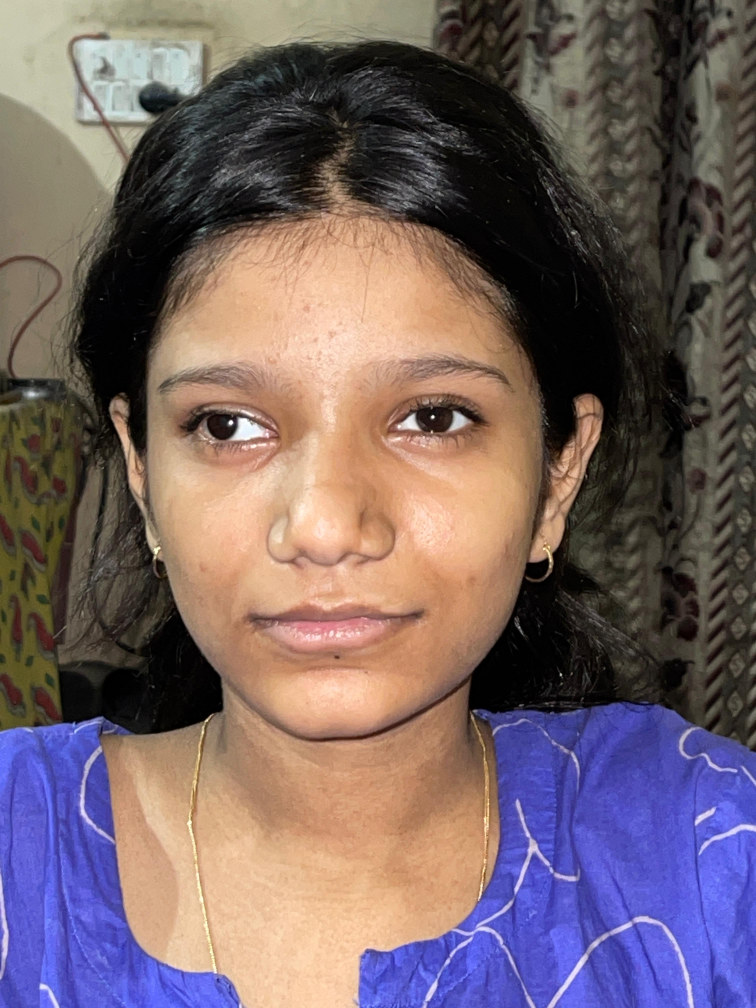
#> input picture student_images/1111.jpeg, 3024 x 4032 px (shown at 1/4 size)
$ python -i face_recognition_engine.py   (imports and definitions only)
#> lines starting #> are read from the running program, lines starting #| are printed output that depends on the picture
"""Face detection and recognition engine using OpenCV only.

This version is designed for Python 3.14 compatibility. It avoids the
`face_recognition`/`dlib` dependency and stores a normalized grayscale face
template for each registered student.
"""

from __future__ import annotations

from dataclasses import dataclass
from pathlib import Path
from typing import Any

import numpy as np

try:
    import cv2
except ImportError:  # Allows Streamlit to render the installation guide.
    cv2 = None


FACE_SIZE = (120, 120)


@dataclass(frozen=True)
class RecognitionResult:
    top: int
    right: int
    bottom: int
    left: int
    status: str
    name: str
    student_id: str | None
    department: str | None
    confidence: float


class FaceRecognitionEngine:
    def __init__(self, tolerance: float = 0.62, detection_model: str = "haar") -> None:
        self.tolerance = tolerance
        self.detection_model = detection_model
        self._cascade = None

    @staticmethod
    def require_dependency() -> None:
        if cv2 is None:
            raise ImportError(
                "OpenCV is not installed. Run `pip install opencv-python` or "
                "`pip install -r requirements.txt` inside the campus_vision environment."
            )

    def extract_single_face_encoding(self, image_path: str | Path) -> np.ndarray:
        """Extract one normalized face template from a registration image."""
#> called with image_path = 'student_images/1111.jpeg'
        self.require_dependency()
        image = cv2.imread(str(image_path))
#> image is the input picture: shape (4032, 3024, 3); mean B, G, R 101.7, 99.2, 116.9
        if image is None:
            raise ValueError("Could not read the uploaded image.")

        gray = cv2.cvtColor(image, cv2.COLOR_BGR2GRAY)
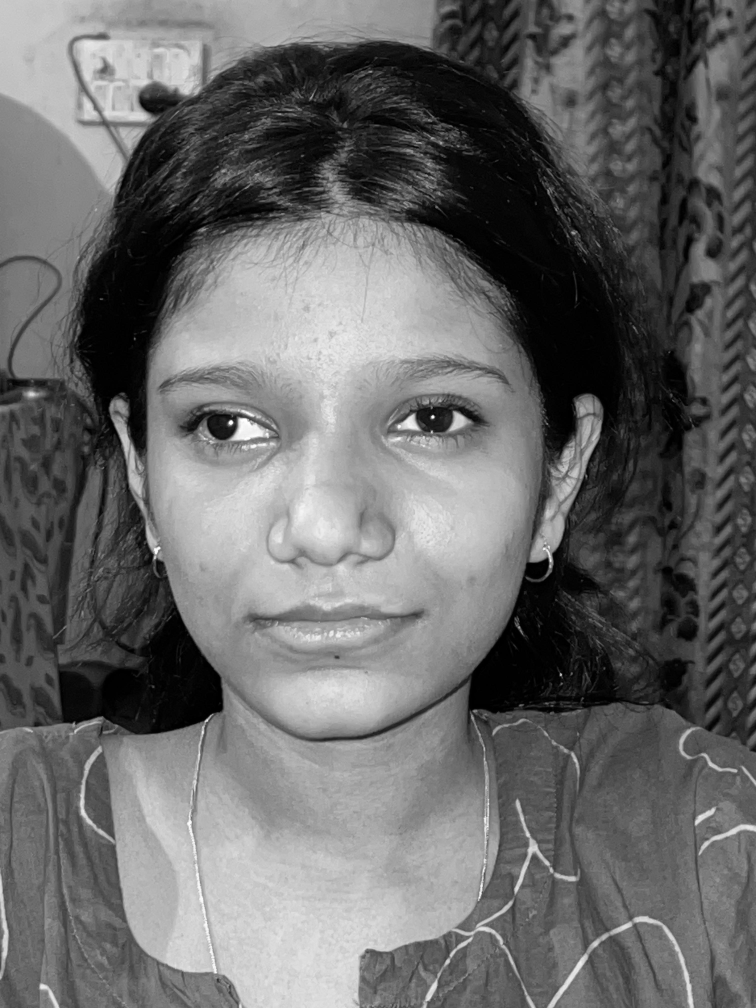
#> gray: shape (4032, 3024) (shown at 1/4 size); min 0, max 255, mean 104.8
        faces = self._detect_faces(gray)
#> in _detect_faces, `faces = cascade.detectMultiScale( gray_image, scaleFactor=1.1, minNeig..`: faces = [[2921, 2331, 81, 81], [1918, 86, 90, 90], [2926, 2186, 89, 89], [2915, 2464, 83, 83], [2904, 2614, 86, 86], [2898, 2768, 88, 88], [2266, 439, 120, 120], [379, 955, 1932, 1932]]
#> faces = [(2921, 2331, 81, 81), (1918, 86, 90, 90), (2926, 2186, 89, 89), (2915, 2464, 83, 83), (2904, 2614, 86, 86), (2898, 2768, 88, 88), (2266, 439, 120, 120), (379, 955, 1932, 1932)]

        if len(faces) == 0:
            raise ValueError("No face was detected in the uploaded image.")
        if len(faces) > 1:
#> (the run stopped early here; a loop or call above may not have finished)

$ run again, on student_images/123.jpeg
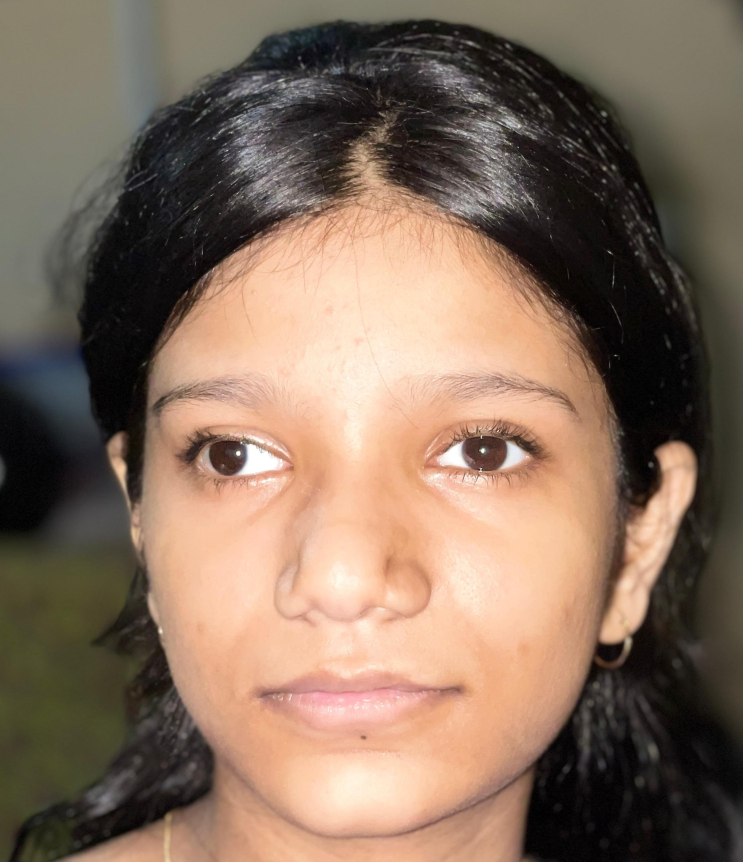
#> input picture student_images/123.jpeg, 2228 x 2584 px (shown at 1/3 size)
#> in extract_single_face_encoding, image is the input picture: shape (2584, 2228, 3); mean B, G, R 93.6, 110.6, 132.9
#> in extract_single_face_encoding, `gray = cv2.cvtColor(image, cv2.COLOR_BGR2GRAY)`:
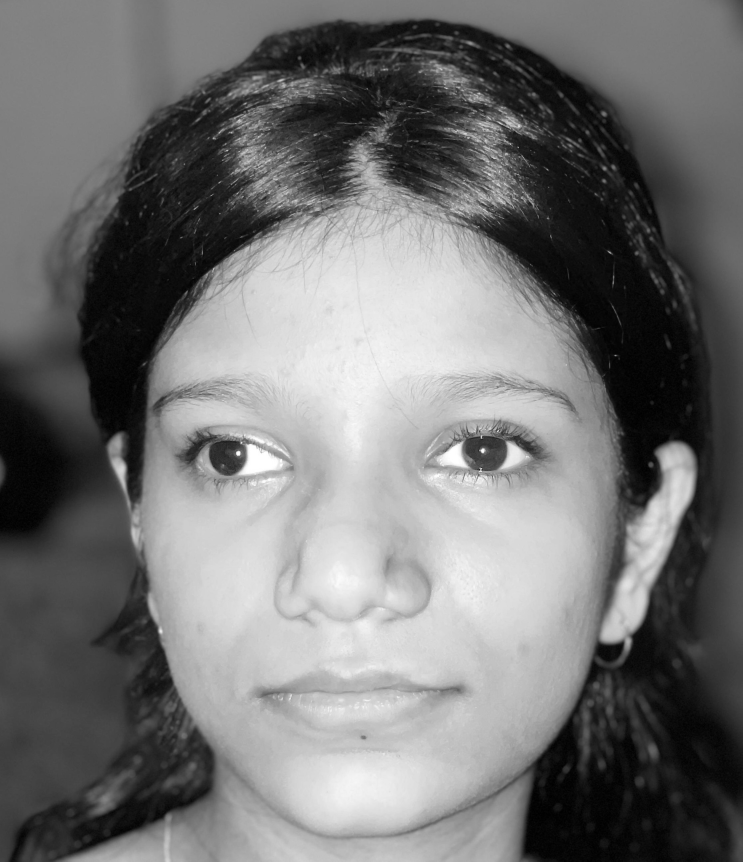
#> gray: shape (2584, 2228) (shown at 1/3 size); min 0, max 255, mean 115.4
#> in _detect_faces, `faces = cascade.detectMultiScale( gray_image, scaleFactor=1.1, minNeig..`: faces = [[279, 752, 1649, 1649]]
#> in extract_single_face_encoding, `faces = self._detect_faces(gray)`: faces = [(279, 752, 1649, 1649)]
#> x = 279; y = 752; width = 1649
#> in _build_template, `blurred = cv2.GaussianBlur(equalized, (3, 3), 0)`:
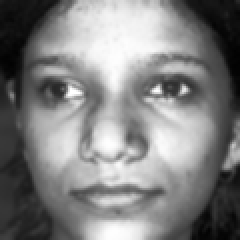
#> blurred: shape (120, 120) (shown 2 times larger); min 2, max 255, mean 128.5
#> template = 14400 values, max 255 at index 5435, min 2 at index 3117, mean 128.5
#> norm = 17705
#> result = 14400 values, max 0.0144 at index 5435, min 0.000113 at index 3117, mean 0.00726

$ run again, on student_images/12345.jpeg
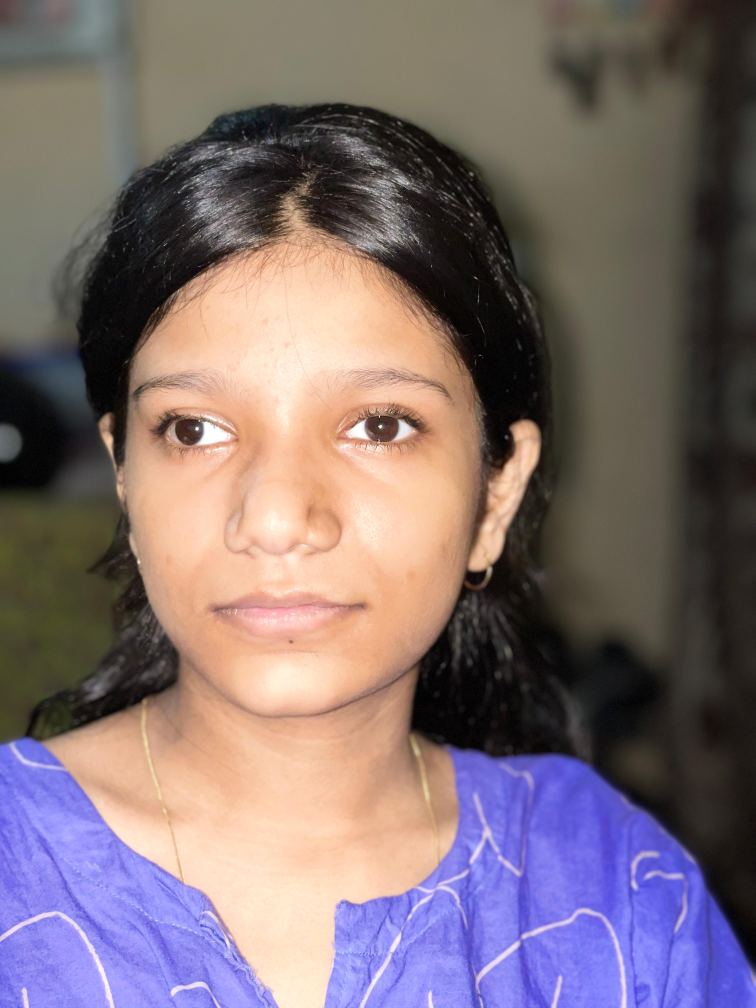
#> input picture student_images/12345.jpeg, 3024 x 4032 px (shown at 1/4 size)
#> in extract_single_face_encoding, image is the input picture: shape (4032, 3024, 3); mean B, G, R 113.9, 110.5, 126.5
#> in extract_single_face_encoding, `gray = cv2.cvtColor(image, cv2.COLOR_BGR2GRAY)`:
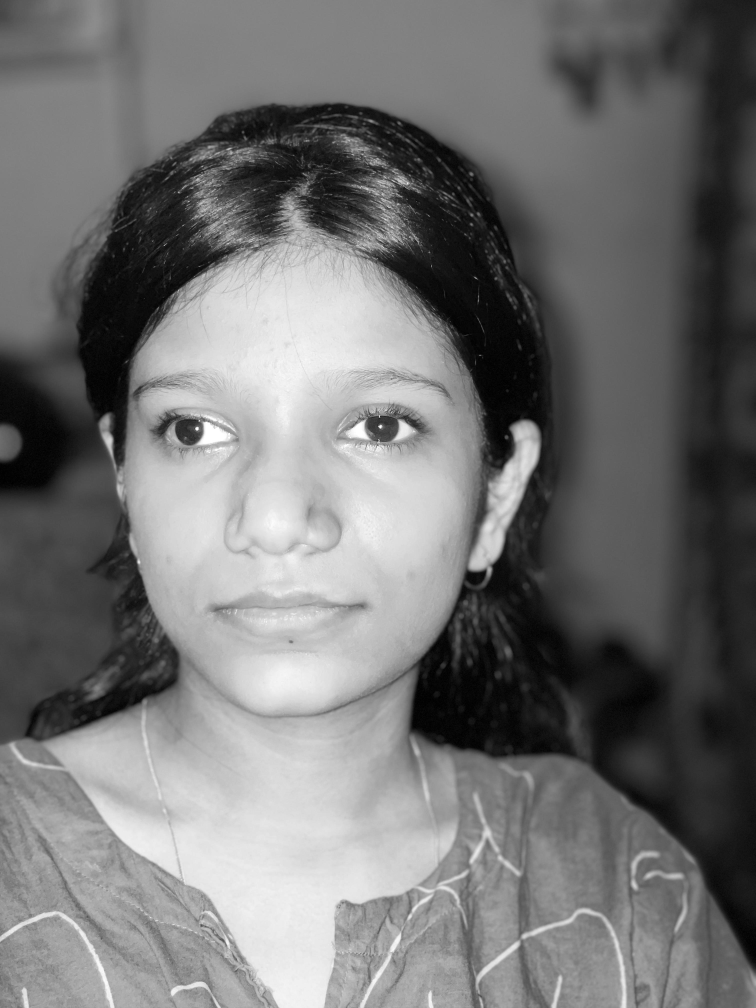
#> gray: shape (4032, 3024) (shown at 1/4 size); min 0, max 255, mean 115.7
#> in _detect_faces, `faces = cascade.detectMultiScale( gray_image, scaleFactor=1.1, minNeig..`: faces = [[1322, 3780, 99, 99], [2672, 3761, 128, 128], [1899, 3630, 159, 159], [322, 1107, 1700, 1700]]
#> in extract_single_face_encoding, `faces = self._detect_faces(gray)`: faces = [(1322, 3780, 99, 99), (2672, 3761, 128, 128), (1899, 3630, 159, 159), (322, 1107, 1700, 1700)]
